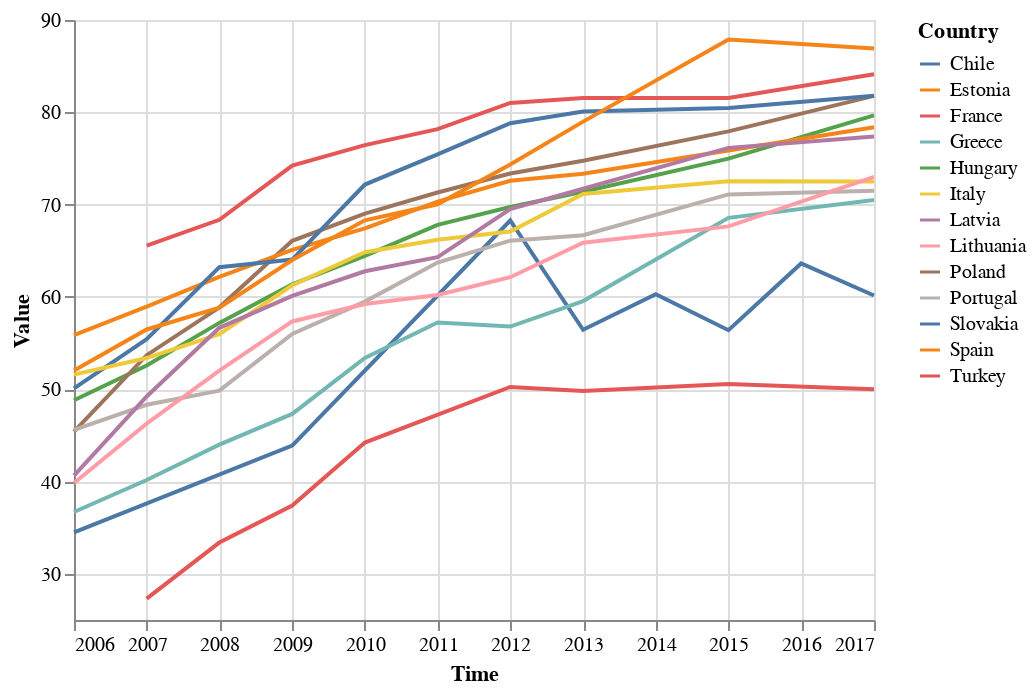

Notebook code cell kept with this figure:
### Code cell
med_high=comp_new_2[comp_new_2.Status=="Medium-High"]
chart1=alt.Chart(med_high).mark_line().encode(x='Time',y=alt.Y('Value',scale=alt.Scale(zero=False)),color='Country')
chart1

### Figure 1 — Vega-Lite specification as saved in the notebook (floating-point values rounded to 4 significant figures)
{"config": {"view": {"continuousWidth": 400, "continuousHeight": 300}}, "data": {"name": "data-b67497f9bdf2401e1e8c8b5d4946e23a"}, "mark": "line", "encoding": {"color": {"type": "nominal", "field": "Country"}, "x": {"type": "temporal", "field": "Time"}, "y": {"type": "quantitative", "field": "Value", "scale": {"zero": false}}}, "$schema": "https://vega.github.io/schema/vega-lite/v4.8.1.json", "datasets": {"data-b67497f9bdf2401e1e8c8b5d4946e23a": [{"LOCATION": "FRA", "TIME": 2007, "Value": 65.55, "Time": "2007-01-01T00:00:00", "Country": "France", "Status": "Medium-High"}, {"LOCATION": "FRA", "TIME": 2008, "Value": 68.36, "Time": "2008-01-01T00:00:00", "Country": "France", "Status": "Medium-High"}, {"LOCATION": "FRA", "TIME": 2009, "Value": 74.22, "Time": "2009-01-01T00:00:00", "Country": "France", "Status": "Medium-High"}, {"LOCATION": "FRA", "TIME": 2010, "Value": 76.45, "Time": "2010-01-01T00:00:00", "Country": "France", "Status": "Medium-High"}, {"LOCATION": "FRA", "TIME": 2011, "Value": 78.18, "Time": "2011-01-01T00:00:00", "Country": "France", "Status": "Medium-High"}, {"LOCATION": "FRA", "TIME": 2012, "Value": 81.01, "Time": "2012-01-01T00:00:00", "Country": "France", "Status": "Medium-High"}, {"LOCATION": "FRA", "TIME": 2013, "Value": 81.56, "Time": "2013-01-01T00:00:00", "Country": "France", "Status": "Medium-High"}, {"LOCATION": "FRA", "TIME": 2015, "Value": 81.55, "Time": "2015-01-01T00:00:00", "Country": "France", "Status": "Medium-High"}, {"LOCATION": "FRA", "TIME": 2017, "Value": 84.12, "Time": "2017-01-01T00:00:00", "Country": "France", "Status": "Medium-High"}, {"LOCATION": "HUN", "TIME": 2006, "Value": 48.8, "Time": "2006-01-01T00:00:00", "Country": "Hungary", "Status": "Medium-High"}, {"LOCATION": "HUN", "TIME": 2007, "Value": 52.57, "Time": "2007-01-01T00:00:00", "Country": "Hungary", "Status": "Medium-High"}, {"LOCATION": "HUN", "TIME": 2008, "Value": 57.19, "Time": "2008-01-01T00:00:00", "Country": "Hungary", "Status": "Medium-High"}, {"LOCATION": "HUN", "TIME": 2009, "Value": 61.36, "Time": "2009-01-01T00:00:00", "Country": "Hungary", "Status": "Medium-High"}, {"LOCATION": "HUN", "TIME": 2010, "Value": 64.46, "Time": "2010-01-01T00:00:00", "Country": "Hungary", "Status": "Medium-High"}, {"LOCATION": "HUN", "TIME": 2011, "Value": 67.81, "Time": "2011-01-01T00:00:00", "Country": "Hungary", "Status": "Medium-High"}, {"LOCATION": "HUN", "TIME": 2012, "Value": 69.75, "Time": "2012-01-01T00:00:00", "Country": "Hungary", "Status": "Medium-High"}, {"LOCATION": "HUN", "TIME": 2013, "Value": 71.4, "Time": "2013-01-01T00:00:00", "Country": "Hungary", "Status": "Medium-High"}, {"LOCATION": "HUN", "TIME": 2015, "Value": 74.98, "Time": "2015-01-01T00:00:00", "Country": "Hungary", "Status": "Medium-High"}, {"LOCATION": "HUN", "TIME": 2017, "Value": 79.67, "Time": "2017-01-01T00:00:00", "Country": "Hungary", "Status": "Medium-High"}, {"LOCATION": "POL", "TIME": 2006, "Value": 45.41, "Time": "2006-01-01T00:00:00", "Country": "Poland", "Status": "Medium-High"}, {"LOCATION": "POL", "TIME": 2007, "Value": 53.69, "Time": "2007-01-01T00:00:00", "Country": "Poland", "Status": "Medium-High"}, {"LOCATION": "POL", "TIME": 2008, "Value": 58.87, "Time": "2008-01-01T00:00:00", "Country": "Poland", "Status": "Medium-High"}, {"LOCATION": "POL", "TIME": 2009, "Value": 66.09, "Time": "2009-01-01T00:00:00", "Country": "Poland", "Status": "Medium-High"}, {"LOCATION": "POL", "TIME": 2010, "Value": 69.02, "Time": "2010-01-01T00:00:00", "Country": "Poland", "Status": "Medium-High"}, {"LOCATION": "POL", "TIME": 2011, "Value": 71.31, "Time": "2011-01-01T00:00:00", "Country": "Poland", "Status": "Medium-High"}, {"LOCATION": "POL", "TIME": 2012, "Value": 73.37, "Time": "2012-01-01T00:00:00", "Country": "Poland", "Status": "Medium-High"}, {"LOCATION": "POL", "TIME": 2013, "Value": 74.74, "Time": "2013-01-01T00:00:00", "Country": "Poland", "Status": "Medium-High"}, {"LOCATION": "POL", "TIME": 2015, "Value": 77.94, "Time": "2015-01-01T00:00:00", "Country": "Poland", "Status": "Medium-High"}, {"LOCATION": "POL", "TIME": 2017, "Value": 81.78, "Time": "2017-01-01T00:00:00", "Country": "Poland", "Status": "Medium-High"}, {"LOCATION": "ESP", "TIME": 2006, "Value": 55.87, "Time": "2006-01-01T00:00:00", "Country": "Spain", "Status": "Medium-High"}, {"LOCATION": "ESP", "TIME": 2007, "Value": 58.95, "Time": "2007-01-01T00:00:00", "Country": "Spain", "Status": "Medium-High"}, {"LOCATION": "ESP", "TIME": 2008, "Value": 62.18, "Time": "2008-01-01T00:00:00", "Country": "Spain", "Status": "Medium-High"}, {"LOCATION": "ESP", "TIME": 2009, "Value": 65.1, "Time": "2009-01-01T00:00:00", "Country": "Spain", "Status": "Medium-High"}, {"LOCATION": "ESP", "TIME": 2010, "Value": 67.43, "Time": "2010-01-01T00:00:00", "Country": "Spain", "Status": "Medium-High"}, {"LOCATION": "ESP", "TIME": 2011, "Value": 70.33, "Time": "2011-01-01T00:00:00", "Country": "Spain", "Status": "Medium-High"}, {"LOCATION": "ESP", "TIME": 2012, "Value": 72.59, "Time": "2012-01-01T00:00:00", "Country": "Spain", "Status": "Medium-High"}, {"LOCATION": "ESP", "TIME": 2013, "Value": 73.33, "Time": "2013-01-01T00:00:00", "Country": "Spain", "Status": "Medium-High"}, {"LOCATION": "ESP", "TIME": 2015, "Value": 75.87, "Time": "2015-01-01T00:00:00", "Country": "Spain", "Status": "Medium-High"}, {"LOCATION": "ESP", "TIME": 2017, "Value": 78.39, "Time": "2017-01-01T00:00:00", "Country": "Spain", "Status": "Medium-High"}, {"LOCATION": "TUR", "TIME": 2007, "Value": 27.31, "Time": "2007-01-01T00:00:00", "Country": "Turkey", "Status": "Medium-High"}, {"LOCATION": "TUR", "TIME": 2008, "Value": 33.39, "Time": "2008-01-01T00:00:00", "Country": "Turkey", "Status": "Medium-High"}, {"LOCATION": "TUR", "TIME": 2009, "Value": 37.4, "Time": "2009-01-01T00:00:00", "Country": "Turkey", "Status": "Medium-High"}, {"LOCATION": "TUR", "TIME": 2010, "Value": 44.23, "Time": "2010-01-01T00:00:00", "Country": "Turkey", "Status": "Medium-High"}, {"LOCATION": "TUR", "TIME": 2012, "Value": 50.25, "Time": "2012-01-01T00:00:00", "Country": "Turkey", "Status": "Medium-High"}, {"LOCATION": "TUR", "TIME": 2013, "Value": 49.82, "Time": "2013-01-01T00:00:00", "Country": "Turkey", "Status": "Medium-High"}, {"LOCATION": "TUR", "TIME": 2015, "Value": 50.56, "Time": "2015-01-01T00:00:00", "Country": "Turkey", "Status": "Medium-High"}, {"LOCATION": "TUR", "TIME": 2017, "Value": 50.0, "Time": "2017-01-01T00:00:00", "Country": "Turkey", "Status": "Medium-High"}, {"LOCATION": "CHL", "TIME": 2006, "Value": 34.5, "Time": "2006-01-01T00:00:00", "Country": "Chile", "Status": "Medium-High"}, {"LOCATION": "CHL", "TIME": 2009, "Value": 43.9, "Time": "2009-01-01T00:00:00", "Country": "Chile", "Status": "Medium-High"}, {"LOCATION": "CHL", "TIME": 2012, "Value": 68.28, "Time": "2012-01-01T00:00:00", "Country": "Chile", "Status": "Medium-High"}, {"LOCATION": "CHL", "TIME": 2013, "Value": 56.44, "Time": "2013-01-01T00:00:00", "Country": "Chile", "Status": "Medium-High"}, {"LOCATION": "CHL", "TIME": 2014, "Value": 60.29, "Time": "2014-01-01T00:00:00", "Country": "Chile", "Status": "Medium-High"}, {"LOCATION": "CHL", "TIME": 2015, "Value": 56.4, "Time": "2015-01-01T00:00:00", "Country": "Chile", "Status": "Medium-High"}, {"LOCATION": "CHL", "TIME": 2016, "Value": 63.63, "Time": "2016-01-01T00:00:00", "Country": "Chile", "Status": "Medium-High"}, {"LOCATION": "CHL", "TIME": 2017, "Value": 60.15, "Time": "2017-01-01T00:00:00", "Country": "Chile", "Status": "Medium-High"}, {"LOCATION": "GRC", "TIME": 2006, "Value": 36.7, "Time": "2006-01-01T00:00:00", "Country": "Greece", "Status": "Medium-High"}, {"LOCATION": "GRC", "TIME": 2007, "Value": 40.17, "Time": "2007-01-01T00:00:00", "Country": "Greece", "Status": "Medium-High"}, {"LOCATION": "GRC", "TIME": 2008, "Value": 44.0, "Time": "2008-01-01T00:00:00", "Country": "Greece", "Status": "Medium-High"}, {"LOCATION": "GRC", "TIME": 2009, "Value": 47.33, "Time": "2009-01-01T00:00:00", "Country": "Greece", "Status": "Medium-High"}, {"LOCATION": "GRC", "TIME": 2010, "Value": 53.39, "Time": "2010-01-01T00:00:00", "Country": "Greece", "Status": "Medium-High"}, {"LOCATION": "GRC", "TIME": 2011, "Value": 57.24, "Time": "2011-01-01T00:00:00", "Country": "Greece", "Status": "Medium-High"}, {"LOCATION": "GRC", "TIME": 2012, "Value": 56.79, "Time": "2012-01-01T00:00:00", "Country": "Greece", "Status": "Medium-High"}, {"LOCATION": "GRC", "TIME": 2013, "Value": 59.55, "Time": "2013-01-01T00:00:00", "Country": "Greece", "Status": "Medium-High"}, {"LOCATION": "GRC", "TIME": 2015, "Value": 68.57, "Time": "2015-01-01T00:00:00", "Country": "Greece", "Status": "Medium-High"}, {"LOCATION": "GRC", "TIME": 2017, "Value": 70.5, "Time": "2017-01-01T00:00:00", "Country": "Greece", "Status": "Medium-High"}, {"LOCATION": "SVK", "TIME": 2006, "Value": 50.09, "Time": "2006-01-01T00:00:00", "Country": "Slovakia", "Status": "Medium-High"}, {"LOCATION": "SVK", "TIME": 2007, "Value": 55.43, "Time": "2007-01-01T00:00:00", "Country": "Slovakia", "Status": "Medium-High"}, {"LOCATION": "SVK", "TIME": 2008, "Value": 63.23, "Time": "2008-01-01T00:00:00", "Country": "Slovakia", "Status": "Medium-High"}, {"LOCATION": "SVK", "TIME": 2009, "Value": 64.05, "Time": "2009-01-01T00:00:00", "Country": "Slovakia", "Status": "Medium-High"}, {"LOCATION": "SVK", "TIME": 2010, "Value": 72.18, "Time": "2010-01-01T00:00:00", "Country": "Slovakia", "Status": "Medium-High"}, {"LOCATION": "SVK", "TIME": 2011, "Value": 75.43, "Time": "2011-01-01T00:00:00", "Country": "Slovakia", "Status": "Medium-High"}, {"LOCATION": "SVK", "TIME": 2012, "Value": 78.81, "Time": "2012-01-01T00:00:00", "Country": "Slovakia", "Status": "Medium-High"}, {"LOCATION": "SVK", "TIME": 2013, "Value": 80.08, "Time": "2013-01-01T00:00:00", "Country": "Slovakia", "Status": "Medium-High"}, {"LOCATION": "SVK", "TIME": 2015, "Value": 80.48, "Time": "2015-01-01T00:00:00", "Country": "Slovakia", "Status": "Medium-High"}, {"LOCATION": "SVK", "TIME": 2017, "Value": 81.8, "Time": "2017-01-01T00:00:00", "Country": "Slovakia", "Status": "Medium-High"}, {"LOCATION": "ITA", "TIME": 2006, "Value": 51.58, "Time": "2006-01-01T00:00:00", "Country": "Italy", "Status": "Medium-High"}, {"LOCATION": "ITA", "TIME": 2007, "Value": 53.38, "Time": "2007-01-01T00:00:00", "Country": "Italy", "Status": "Medium-High"}, {"LOCATION": "ITA", "TIME": 2008, "Value": 55.97, "Time": "2008-01-01T00:00:00", "Country": "Italy", "Status": "Medium-High"}, {"LOCATION": "ITA", "TIME": 2009, "Value": 61.27, "Time": "2009-01-01T00:00:00", "Country": "Italy", "Status": "Medium-High"}, {"LOCATION": "ITA", "TIME": 2010, "Value": 64.85, "Time": "2010-01-01T00:00:00", "Country": "Italy", "Status": "Medium-High"}, {"LOCATION": "ITA", "TIME": 2011, "Value": 66.2, "Time": "2011-01-01T00:00:00", "Country": "Italy", "Status": "Medium-High"}, {"LOCATION": "ITA", "TIME": 2012, "Value": 67.09, "Time": "2012-01-01T00:00:00", "Country": "Italy", "Status": "Medium-High"}, {"LOCATION": "ITA", "TIME": 2013, "Value": 71.14, "Time": "2013-01-01T00:00:00", "Country": "Italy", "Status": "Medium-High"}, {"LOCATION": "ITA", "TIME": 2015, "Value": 72.54, "Time": "2015-01-01T00:00:00", "Country": "Italy", "Status": "Medium-High"}, {"LOCATION": "ITA", "TIME": 2017, "Value": 72.5, "Time": "2017-01-01T00:00:00", "Country": "Italy", "Status": "Medium-High"}, {"LOCATION": "PRT", "TIME": 2006, "Value": 45.59, "Time": "2006-01-01T00:00:00", "Country": "Portugal", "Status": "Medium-High"}, {"LOCATION": "PRT", "TIME": 2007, "Value": 48.32, "Time": "2007-01-01T00:00:00", "Country": "Portugal", "Status": "Medium-High"}, {"LOCATION": "PRT", "TIME": 2008, "Value": 49.84, "Time": "2008-01-01T00:00:00", "Country": "Portugal", "Status": "Medium-High"}, {"LOCATION": "PRT", "TIME": 2009, "Value": 55.99, "Time": "2009-01-01T00:00:00", "Country": "Portugal", "Status": "Medium-High"}, {"LOCATION": "PRT", "TIME": 2010, "Value": 59.49, "Time": "2010-01-01T00:00:00", "Country": "Portugal", "Status": "Medium-High"}, {"LOCATION": "PRT", "TIME": 2011, "Value": 63.73, "Time": "2011-01-01T00:00:00", "Country": "Portugal", "Status": "Medium-High"}, {"LOCATION": "PRT", "TIME": 2012, "Value": 66.1, "Time": "2012-01-01T00:00:00", "Country": "Portugal", "Status": "Medium-High"}, {"LOCATION": "PRT", "TIME": 2013, "Value": 66.68, "Time": "2013-01-01T00:00:00", "Country": "Portugal", "Status": "Medium-High"}, {"LOCATION": "PRT", "TIME": 2015, "Value": 71.11, "Time": "2015-01-01T00:00:00", "Country": "Portugal", "Status": "Medium-High"}, {"LOCATION": "PRT", "TIME": 2017, "Value": 71.49, "Time": "2017-01-01T00:00:00", "Country": "Portugal", "Status": "Medium-High"}, {"LOCATION": "EST", "TIME": 2006, "Value": 52.04, "Time": "2006-01-01T00:00:00", "Country": "Estonia", "Status": "Medium-High"}, {"LOCATION": "EST", "TIME": 2007, "Value": 56.47, "Time": "2007-01-01T00:00:00", "Country": "Estonia", "Status": "Medium-High"}, {"LOCATION": "EST", "TIME": 2008, "Value": 58.83, "Time": "2008-01-01T00:00:00", "Country": "Estonia", "Status": "Medium-High"}, {"LOCATION": "EST", "TIME": 2009, "Value": 64.0, "Time": "2009-01-01T00:00:00", "Country": "Estonia", "Status": "Medium-High"}, {"LOCATION": "EST", "TIME": 2010, "Value": 68.3, "Time": "2010-01-01T00:00:00", "Country": "Estonia", "Status": "Medium-High"}, {"LOCATION": "EST", "TIME": 2011, "Value": 70.04, "Time": "2011-01-01T00:00:00", "Country": "Estonia", "Status": "Medium-High"}, {"LOCATION": "EST", "TIME": 2012, "Value": 74.34, "Time": "2012-01-01T00:00:00", "Country": "Estonia", "Status": "Medium-High"}, {"LOCATION": "EST", "TIME": 2013, "Value": 78.99, "Time": "2013-01-01T00:00:00", "Country": "Estonia", "Status": "Medium-High"}, {"LOCATION": "EST", "TIME": 2015, "Value": 87.88, "Time": "2015-01-01T00:00:00", "Country": "Estonia", "Status": "Medium-High"}, {"LOCATION": "EST", "TIME": 2017, "Value": 86.91, "Time": "2017-01-01T00:00:00", "Country": "Estonia", "Status": "Medium-High"}, {"LOCATION": "LVA", "TIME": 2006, "Value": 40.65, "Time": "2006-01-01T00:00:00", "Country": "Latvia", "Status": "Medium-High"}, {"LOCATION": "LVA", "TIME": 2007, "Value": 49.22, "Time": "2007-01-01T00:00:00", "Country": "Latvia", "Status": "Medium-High"}, {"LOCATION": "LVA", "TIME": 2008, "Value": 56.65, "Time": "2008-01-01T00:00:00", "Country": "Latvia", "Status": "Medium-High"}, {"LOCATION": "LVA", "TIME": 2009, "Value": 60.11, "Time": "2009-01-01T00:00:00", "Country": "Latvia", "Status": "Medium-High"}, {"LOCATION": "LVA", "TIME": 2010, "Value": 62.78, "Time": "2010-01-01T00:00:00", "Country": "Latvia", "Status": "Medium-High"}, {"LOCATION": "LVA", "TIME": 2011, "Value": 64.31, "Time": "2011-01-01T00:00:00", "Country": "Latvia", "Status": "Medium-High"}, {"LOCATION": "LVA", "TIME": 2012, "Value": 69.52, "Time": "2012-01-01T00:00:00", "Country": "Latvia", "Status": "Medium-High"}, {"LOCATION": "LVA", "TIME": 2013, "Value": 71.72, "Time": "2013-01-01T00:00:00", "Country": "Latvia", "Status": "Medium-High"}, {"LOCATION": "LVA", "TIME": 2015, "Value": 76.15, "Time": "2015-01-01T00:00:00", "Country": "Latvia", "Status": "Medium-High"}, {"LOCATION": "LVA", "TIME": 2017, "Value": 77.39, "Time": "2017-01-01T00:00:00", "Country": "Latvia", "Status": "Medium-High"}, {"LOCATION": "LTU", "TIME": 2006, "Value": 39.84, "Time": "2006-01-01T00:00:00", "Country": "Lithuania", "Status": "Medium-High"}, {"LOCATION": "LTU", "TIME": 2007, "Value": 46.27, "Time": "2007-01-01T00:00:00", "Country": "Lithuania", "Status": "Medium-High"}, {"LOCATION": "LTU", "TIME": 2008, "Value": 52.03, "Time": "2008-01-01T00:00:00", "Country": "Lithuania", "Status": "Medium-High"}, {"LOCATION": "LTU", "TIME": 2009, "Value": 57.34, "Time": "2009-01-01T00:00:00", "Country": "Lithuania", "Status": "Medium-High"}, {"LOCATION": "LTU", "TIME": 2010, "Value": 59.23, "Time": "2010-01-01T00:00:00", "Country": "Lithuania", "Status": "Medium-High"}, {"LOCATION": "LTU", "TIME": 2011, "Value": 60.21, "Time": "2011-01-01T00:00:00", "Country": "Lithuania", "Status": "Medium-High"}, {"LOCATION": "LTU", "TIME": 2012, "Value": 62.14, "Time": "2012-01-01T00:00:00", "Country": "Lithuania", "Status": "Medium-High"}, {"LOCATION": "LTU", "TIME": 2013, "Value": 65.88, "Time": "2013-01-01T00:00:00", "Country": "Lithuania", "Status": "Medium-High"}, {"LOCATION": "LTU", "TIME": 2015, "Value": 67.64, "Time": "2015-01-01T00:00:00", "Country": "Lithuania", "Status": "Medium-High"}, {"LOCATION": "LTU", "TIME": 2017, "Value": 73.01, "Time": "2017-01-01T00:00:00", "Country": "Lithuania", "Status": "Medium-High"}]}}
